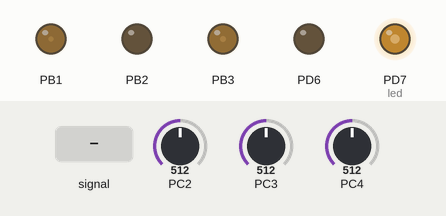
A program run on a simulated ATmega328P, built with avr-gcc and emulated at 16 MHz. Shown: output pins drawn as LEDs (lit = HIGH). The test bench sets the inputs (shaded band); at power-on: PC4 = 512, PC2 = 512, PC3 = 512.

Above: at 1.24 s.
1.3 s: PC4 set to 1023
At 1.9 s:
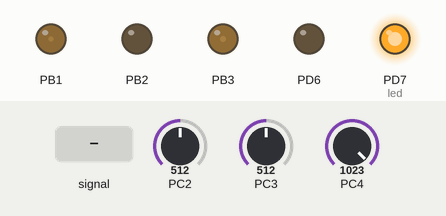
2.8 s: PC2 fed a 200 Hz sine of ±81 counts around its level
Timing chart, 0 to 5.6 s (numbered marks = the images above; inputs shaded):
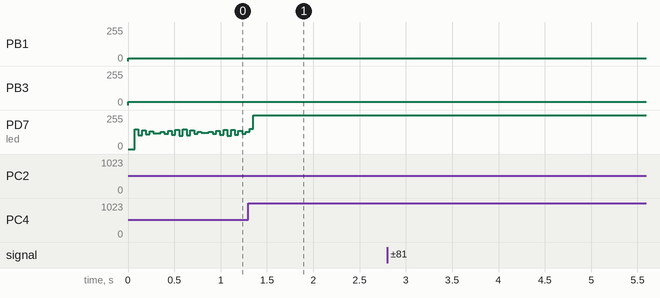

The program:

main.c
```c
/*
 * PreLab05.c
 *
 * Created: 5/04/2025 09:04:06
 * Author : Angie Recinos
 * Description: Se controlan 2 servos y un led variable
 */

 /****************************************/
 // Encabezado (Libraries)
 #define F_CPU 16000000
 #include <avr/io.h>
 #include <avr/interrupt.h>
 #include <util/delay.h>
 #include "PWM0/PWM0.h"
 #include "PWM1/PWM1.h"
 #include "PWM2/PWM2.h"
 #include "SERVO/SERVO.h"

 // Configuración de los canales de ADC
 uint8_t lectura_adc;
 uint16_t adc_value2;
 uint16_t adc_value;
 uint16_t pulse;
 uint16_t pulse2;
 uint8_t TOP = 127; //ciclo de trabajo al 50%
 uint8_t pin = 0;
 uint8_t eleccion_adc =0;
 uint8_t counter = 0;
 uint8_t manual = 0;
 /****************************************/
 // Function prototypes
 void setup();
 void initADC();

 /****************************************/
 // Main Function
 int main(void)
 {
	 setup();
	 while (1)
	 {
		//servo_positionA(pulse);
		//_delay_ms(1000);
		//servo_position2A(pulse2);
		//_delay_ms(10);
	 }
 }

 /****************************************/
 // NON-Interrupt subroutines
 void setup()
 {
	 cli();

	 // Configurar prescaler de sistemas
	 CLKPR	= (1 << CLKPCE);					// Habilita cambios en prescaler
	 CLKPR	= (1 << CLKPS2);					// Setea presc a 16 para 1MHz

	 initPWM0A(non_invert, 8);
	 initPWM1A(non_invert, 8);					// No invertido y prescaler de 8
	 initPWM2A(non_invert, 64);					// No invertido y prescaler de 8
	 initADC();

	 DDRB  |= (1 << PORTB1) | (1 << PORTB2) | (1 << PORTB3);	// En el timer1 pines PB1 | PB2
	 DDRD  |= (1 << PORTD7);
	 UCSR0B	= 0x00;								// Apaga serial

	 sei();
 }


 /****************************************/
 // Interrupt routines
ISR(ADC_vect)
{
	eleccion_adc = ADMUX & 0x03;
	lectura_adc = ADCH;
	/*if (eleccion_adc == 3)
	{
		//adc_value = lectura_adc;
		pin = 3;
	}else if (eleccion_adc == 2){
		//adc_value2 = lectura_adc;
		pin = 2;
	}*/

	//pin = (ADMUX & 0x03);


	switch(eleccion_adc){
		case 2:
			ADMUX	&= 0xF0;
			pulse2 = mapeoADCtoPulse2(lectura_adc);
			servo_position2A(pulse2);
			ADMUX  |= (1 << MUX1) | (1<< MUX0);					// Seleccionar el ADC3
			break;
		case 3:
			ADMUX	&= 0xF0;
			pulse = mapeoADCtoPulse(lectura_adc);
			servo_positionA(pulse);
			ADMUX  |= (1 << MUX2);								// Seleccionar el ADC4
			break;
		 case 0:
			ADMUX	&= 0xF0;
			//OCR0A = lectura_adc;								// Hace que el valor del pwm sea el ADC
			manual = (lectura_adc * TOP) / 255;
			ADMUX  |= (1 << MUX1); // | (1<< MUX0);				// Selecciona al ADC2
			break;

		default:
			break;
	}

	ADCSRA |= (1 << ADSC);								// Inicia conversión otra vez
}

/*ISR(TIMER0_COMPA_vect)
{
		PORTD &= ~(1 << PORTD7);			// Apaga el LED
}*/


ISR(TIMER0_OVF_vect)
{
		//PORTD |= (1 << PORTD7);
		counter++;
		if (counter >= manual){
			PORTD &= ~(1 << PORTD7);		// Apaga el led

		}
		else{
			PORTD |= (1 << PORTD7);			// Enciende el led (cuando counter es 0)
		}
		if (counter >= TOP){				// Cuando counter llega al valor del ciclo, se reinicia
			counter = 0;
		}
}
```

PWM0.c
```c
/*
 * PWM0.c
 *
 * Created: 14/04/2025 19:29:54
 *  Author: Usuario
 */
#include "PWM0.h"
#include <avr/interrupt.h>

/*uint8_t pwm_counter = 0;*/

//uint8_t pwm = 0;

void initPWM0A(uint8_t invertido, uint16_t prescaler)
{
	DDRD	|= (1 << DDD6); // Como salida PD6
	TCCR0A	&= ~((1 << COM0A1) | (1<<COM0A0));

	if (invertido == invert)
	{
		TCCR0A	|= (1 << COM0A1) | (1 << COM0A0); //Invertido
		} else {
		TCCR0A	|= (1 << COM0A1);
	}

	TCCR0A	|= (0 << WGM02) | (0 << WGM01) | (0 << WGM00); // Modo  normal (2 -> CTC TOP -> OCRA / TOV -> 255)

	TCCR0B	&= ~((1 << CS02) | (1<<CS01) | (1<<CS00));
	switch(prescaler){
		case 1:
		TCCR0B	|= (1 << CS00); // Presc de 256 segun excel
		break;
		case 8:
		TCCR0B	|= (1 << CS01); // Presc de 256 segun excel
		break;
		case 64:
		TCCR0B	|= (1 << CS01) | (1 << CS00); // Presc de 256 segun excel
		break;
		case 256:
		TCCR0B	|= (1 << CS02); // Presc de 256 segun excel
		break;
		case 1024:
		TCCR0B	|= (1 << CS02) | (1<< CS00); // Presc de 256 segun excel
		break;
	}

	//OCR0A = 127;             // Interrupción cada 125kHz / (124 + 1) = 1 kHz (1 ms)

	TIMSK0 |= (1 << TOIE0); // Habilita la interrupción del timer
}
```

PWM0.h
```c
/*
 * PWM0.h
 *
 * Created: 14/04/2025 19:29:36
 *  Author: Usuario
 */


#ifndef PWM0_H_
#define PWM0_H_

#include <avr/io.h>

#define invert 1
#define non_invert 0

void initPWM0A(uint8_t invertido, uint16_t prescaler);


#endif /* PWM0_H_ */
```

PWM1.c
```c
/*
 * PWM0.c
 *
 * Created: 5/04/2025 11:44:14
 *  Author: Angie
 */

#include "PWM1.h"

void initPWM1A(uint8_t invertido, uint16_t prescaler)
{
	ICR1	 = 2499;									// Será mi valor TOP
	DDRB	|= (1 << DDB1);							// Como salida PB1

	TCCR1A	&= ~((1 << COM1A1) | (1<<COM1A0));			// Unicamente quiero modificar estos 2

	if (invertido == invert)
	{
		TCCR1A	|= (1 << COM1A1) | (1 << COM1A0);		// Invertido
		} else {
		TCCR1A	|= (1 << COM1A1);						// No invertido
	}

	TCCR1A	|= (1 << WGM11);							// Modo 14 -> Fast PWM y top ICR1
	TCCR1B	|= (1 << WGM13) | (1 << WGM12);				// Modo 14 -> Fast PWM y top ICR1
	TCCR1B	&= ~((1 << CS12) | (1<<CS11) | (1<<CS10));	// Apago únicamente los necesarios

	switch(prescaler){
		case 1:
			TCCR1B	|= (1 << CS10);
			break;
		case 8:
			TCCR1B	|= (1 << CS11);
			break;
		case 64:
			TCCR1B	|= (1 << CS11) | (1 << CS10);
			break;
		case 256:
			TCCR1B	|= (1 << CS12);							// Presc de 256 segun excel
			break;
		case 1024:
			TCCR1B	|= (1 << CS12) | (1<< CS10);			// Presc de 256 segun excel
			break;
		default:
			break;
	}
}

void initPWM1B(uint8_t invertido, uint16_t prescaler)
{

	ICR1	 = 2499;
	DDRB	|= (1 << DDB2);								// Como salida PB2
	TCCR1A	&= ~((1 << COM1B1) | (1<<COM1B0));			// Unicamente quiero modificar estos 2

	if (invertido == invert)
	{
		TCCR1A	|= (1 << COM1B1) | (1 << COM1B0);		// Invertido
		} else {
		TCCR1A	|= (1 << COM1B1);						// No invertido
	}

	TCCR1A	|= (1 << WGM11);							// Modo 14 -> Fast PWM y top ICR1
	TCCR1B	|= (1 << WGM13) | (1 << WGM12);				// Modo 14 -> Fast PWM y top ICR1
	TCCR1B	&= ~((1 << CS12) | (1<<CS11) | (1<<CS10));  // Apago para encender los necesarios

	switch(prescaler){
		case 1:
			TCCR1B	|= (1 << CS10);
			break;
		case 8:
			TCCR1B	|= (1 << CS11);
			break;
		case 64:
			TCCR1B	|= (1 << CS11) | (1 << CS10);
			break;
		case 256:
			TCCR1B	|= (1 << CS12);
			break;
		case 1024:
			TCCR1B	|= (1 << CS12) | (1<< CS10);
			break;
		default:
			break;
	}

}
```

PWM1.h
```c
/*
 * PWM1.h
 *
 * Created: 5/04/2025 11:43:05
 *  Author: Usuario
 */


#ifndef PWM1_H_
#define PWM1_H_

#include <avr/io.h>

#define invert 1
#define non_invert 0

void initPWM1A(uint8_t invertido, uint16_t prescaler);
void initPWM1B(uint8_t invertido, uint16_t prescaler);


#endif /* PWM1_H_ */
```

PWM2.c
```c
/*
 * CFile1.c
 *
 * Created: 7/04/2025 16:46:58
 *  Author: Usuario
 */
#include "PWM2.h"
void initPWM2A(uint8_t invertido, uint16_t prescaler)
{
	DDRB	|= (1 << DDB3); // Como salida PB3
	TCCR2A	&= ~((1 << COM2A1) | (1<<COM2A0));

	if (invertido == invert)
	{
		TCCR2A	|= (1 << COM2A1) | (1 << COM2A0); //Invertido
		} else {
		TCCR2A	|= (1 << COM2A1);
	}

	TCCR2A	|= (1 << WGM21) | (1 << WGM20); // Modo 3 -> Fast PWM y top 0xFF

	TCCR2B	&= ~((1 << CS22) | (1<<CS01) | (1<<CS20));
	switch(prescaler){
		case 1:
		TCCR2B	|= (1 << CS20);
		break;
		case 8:
		TCCR2B	|= (1 << CS21);
		break;
		case 32:
		TCCR2B	|= (1 << CS21) | (1 << CS20);
		break;
		case 64:
		TCCR2B	|= (1 << CS22);
		break;
		case 128:
		TCCR2B	|= (1 << CS22) | (1 << CS20);
		break;
		case 256:
		TCCR2B	|= (1 << CS22) | (1 << CS21);
		break;
		case 1024:
		TCCR2B	|= (1 << CS22) | (1 << CS21) | (1<< CS20);
		break;
	}

}
```

PWM2.h
```c
/*
 * IncFile1.h
 *
 * Created: 7/04/2025 16:46:48
 *  Author: Usuario
 */


#ifndef PWM2_H_
#define PWM2_H_

#include <avr/io.h>

#define invert 1
#define non_invert 0

void initPWM2A(uint8_t invertido, uint16_t prescaler);


#endif /* INCFILE1_H_ */
```

SERVO.c
```c
/*
 * ADC.c
 *
 * Created: 6/04/2025 15:55:21
 *  Author: Angie
 */

// El ancho de pulso normal para un servo 1ms - 2ms (se trabajará para 0.55 ms - 2.5 ms)
// donde 1ms -> 0° y 2ms -> 180°
// Considerando lo anterior y período mínimo de PWM de 20ms
// Según cálculos, el valor mínimo para OCR1A debe ser 71 (5% duty_cycle)
// Según cálculos, el valor máximo para OCR1A debe ser 312 (10% duty_cycle)
//
// Se debe escalar el valor del ADC entre los 125 y los 250 que dicta el pulso

# include "SERVO.h"
void servo_positionA(uint16_t angulo)
{
	//OCR1A =  71 + (angulo*(312-71)/180);
	//if(angulo > 180) angulo = 180;
	OCR1A = 71 + (angulo * (312-71) / 180);
	//OCR1A =  125 + (angulo*(125UL)/180); //map(pulse, 0, 1023, 0, 250); //pulse;
}

void servo_positionB(uint16_t angulo)
{
	OCR1B =  71 + (angulo*(312-71)/180);
}

void servo_position2A(uint16_t angulo)
{
	if(angulo > 180) angulo = 180;
	OCR2A = 2 + (angulo * (50-2) / 180);
	//OCR2A =  71 + (angulo*(312-71)/180);
	//OCR1A =  125 + (angulo*(125UL)/180); //map(pulse, 0, 1023, 0, 250); //pulse;
}

uint16_t mapeoADCtoPulse(uint16_t adc_val)
{
	return ((adc_val * 180) / 255);		// Escalar 0-255 a 125-250
}

uint16_t mapeoADCtoPulse2(uint16_t adc_val)
{
	return ((adc_val * 180) / 255);		// Escalar 0-255 a 125-250
}

void initADC()
{
	ADMUX	= 0;
	ADMUX	|= (1 << REFS0);					//ADMUX &= ~(1<< REFS1); // Se ponen los 5V como ref

	ADMUX	|= (1 << ADLAR);					// Justificación a la izquierda
	ADMUX	|= (1 << MUX1); //| (1<< MUX0);		// Seleccionar el ADC2
	ADCSRA	= 0;
	ADCSRA	|= (1 << ADPS1) | (1 << ADPS0);		// Frecuencia de muestreo de 125kHz
	ADCSRA	|= (1 << ADIE);						// Hab interrupción
	ADCSRA	|= (1 << ADEN);
	ADCSRA	|= (1 << ADSC);
}

// Leer un valor de ADC en un pin específico
/*uint8_t ADC_read(uint8_t pin)
{
	//if (pin > 7) return 0;							// Comprobar que el canal esté dentro del rango válido
	ADMUX = (ADMUX & 0xF0) | pin;					// Asignar el pin que es
	ADCSRA |= (1 << ADSC);							// Iniciar la conversión
	while (ADCSRA & (1 << ADSC)); // Esperar fin de conversión
	return ADC;										// Se obtiene el valor de ADC (10 bits)
}*/

/*uint16_t map(uint16_t x, uint16_t in_min, uint16_t in_max, uint16_t out_min, uint16_t out_max) {
	return (x - in_min) * (out_max - out_min) / (in_max - in_min) + out_min;
}*/
```

SERVO.h
```c
/*
 * SERVO.h
 *
 * Created: 6/04/2025 15:55:02
 *  Author: Usuario
 */


#ifndef SERVO_H_
#define SERVO_H_

#include <avr/io.h>

void initADC();

uint16_t mapeoADCtoPulse(uint16_t adc_val);
uint16_t mapeoADCtoPulse2(uint16_t adc_val);

void servo_positionA(uint16_t pulse);
void servo_positionB(uint16_t pulse);
void servo_position2A(uint16_t pulse);

//uint8_t ADC_read(uint8_t pin);
//uint16_t map(uint16_t x, uint16_t in_min, uint16_t in_max, uint16_t out_min, uint16_t out_max);


#endif /* SERVO_H_ */
```
